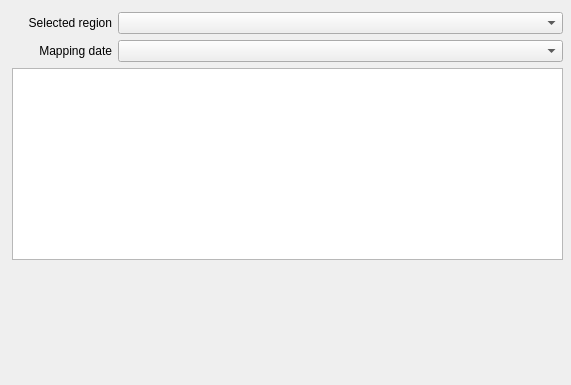
<?xml version="1.0" encoding="UTF-8"?>
<ui version="4.0">
 <class>DockWidgetBase</class>
 <widget class="QDockWidget" name="DockWidgetBase">
  <property name="geometry">
   <rect>
    <x>0</x>
    <y>0</y>
    <width>571</width>
    <height>385</height>
   </rect>
  </property>
  <property name="font">
   <font>
    <weight>75</weight>
    <bold>true</bold>
   </font>
  </property>
  <property name="windowIcon">
   <iconset>
    <normaloff>:/plugins/nafi_hires/images/icon.png</normaloff>:/plugins/nafi_hires/images/icon.png</iconset>
  </property>
  <property name="toolTip">
   <string>NAFI HiRes: Mapping Burnt Areas</string>
  </property>
  <property name="windowTitle">
   <string>NAFI HiRes: Mapping Burnt Areas</string>
  </property>
  <widget class="QWidget" name="dockWidgetContents">
   <layout class="QVBoxLayout" name="verticalLayout">
    <property name="leftMargin">
     <number>12</number>
    </property>
    <property name="topMargin">
     <number>12</number>
    </property>
    <property name="rightMargin">
     <number>8</number>
    </property>
    <property name="bottomMargin">
     <number>8</number>
    </property>
    <item>
     <layout class="QGridLayout" name="gridLayout">
      <item row="0" column="0">
       <widget class="QLabel" name="regionLabel">
        <property name="sizePolicy">
         <sizepolicy hsizetype="Minimum" vsizetype="Minimum">
          <horstretch>0</horstretch>
          <verstretch>0</verstretch>
         </sizepolicy>
        </property>
        <property name="minimumSize">
         <size>
          <width>100</width>
          <height>0</height>
         </size>
        </property>
        <property name="maximumSize">
         <size>
          <width>16777215</width>
          <height>16777215</height>
         </size>
        </property>
        <property name="font">
         <font>
          <weight>50</weight>
          <bold>false</bold>
         </font>
        </property>
        <property name="text">
         <string>Selected region</string>
        </property>
        <property name="textFormat">
         <enum>Qt::AutoText</enum>
        </property>
        <property name="alignment">
         <set>Qt::AlignRight|Qt::AlignTrailing|Qt::AlignVCenter</set>
        </property>
       </widget>
      </item>
      <item row="1" column="1">
       <widget class="QComboBox" name="mappingComboBox">
        <property name="sizePolicy">
         <sizepolicy hsizetype="MinimumExpanding" vsizetype="Minimum">
          <horstretch>0</horstretch>
          <verstretch>0</verstretch>
         </sizepolicy>
        </property>
        <property name="font">
         <font>
          <weight>50</weight>
          <bold>false</bold>
         </font>
        </property>
       </widget>
      </item>
      <item row="1" column="0">
       <widget class="QLabel" name="mappingLabel">
        <property name="sizePolicy">
         <sizepolicy hsizetype="Minimum" vsizetype="Minimum">
          <horstretch>0</horstretch>
          <verstretch>0</verstretch>
         </sizepolicy>
        </property>
        <property name="minimumSize">
         <size>
          <width>100</width>
          <height>0</height>
         </size>
        </property>
        <property name="maximumSize">
         <size>
          <width>16777215</width>
          <height>16777215</height>
         </size>
        </property>
        <property name="font">
         <font>
          <weight>50</weight>
          <bold>false</bold>
         </font>
        </property>
        <property name="text">
         <string>Mapping date</string>
        </property>
        <property name="alignment">
         <set>Qt::AlignRight|Qt::AlignTrailing|Qt::AlignVCenter</set>
        </property>
       </widget>
      </item>
      <item row="0" column="1">
       <widget class="QComboBox" name="regionComboBox">
        <property name="sizePolicy">
         <sizepolicy hsizetype="MinimumExpanding" vsizetype="Minimum">
          <horstretch>0</horstretch>
          <verstretch>0</verstretch>
         </sizepolicy>
        </property>
        <property name="font">
         <font>
          <weight>50</weight>
          <bold>false</bold>
         </font>
        </property>
       </widget>
      </item>
     </layout>
    </item>
    <item>
     <widget class="QTreeView" name="treeView">
      <property name="font">
       <font>
        <weight>50</weight>
        <bold>false</bold>
       </font>
      </property>
     </widget>
    </item>
    <item>
     <spacer name="verticalSpacer">
      <property name="orientation">
       <enum>Qt::Vertical</enum>
      </property>
      <property name="sizeHint" stdset="0">
       <size>
        <width>20</width>
        <height>40</height>
       </size>
      </property>
     </spacer>
    </item>
    <item>
     <widget class="MappingWidget" name="mappingWidget" native="true">
      <property name="sizePolicy">
       <sizepolicy hsizetype="Preferred" vsizetype="Expanding">
        <horstretch>0</horstretch>
        <verstretch>0</verstretch>
       </sizepolicy>
      </property>
     </widget>
    </item>
   </layout>
  </widget>
 </widget>
 <customwidgets>
  <customwidget>
   <class>MappingWidget</class>
   <extends>QWidget</extends>
   <header>nafi_hires/src/ui/mapping_widget/mapping_widget</header>
   <container>1</container>
  </customwidget>
 </customwidgets>
 <resources/>
 <connections/>
</ui>
